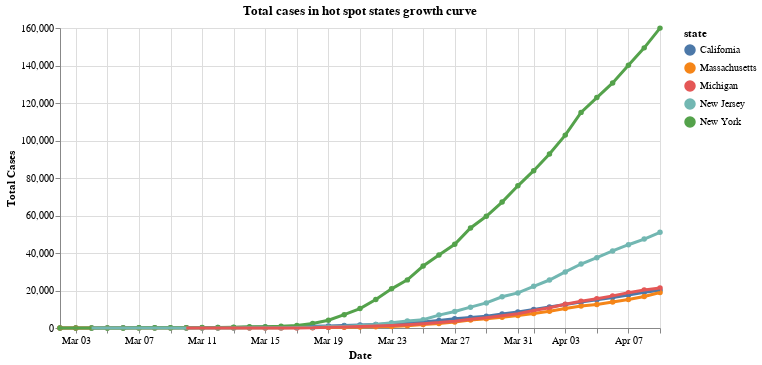

The code cell stored with this chart in its notebook:
### Markdown cell above
## 5 - Examining case growth curves in "hot spot" states
We defined 'hot spot' states as those who make up more than 4% of the country's cases on the latest date recorded

### Code cell
us_states['date'] = pd.to_datetime(us_states['date'], format="%Y/%m/%d")

recent_cases = us_states[us_states['date']>"2020-03-1"]
hotspot_threshold=total_cases*.04

states_slow_growth = recent_cases[recent_cases['date']==latest_date]
states_slow_growth = states_slow_growth[states_slow_growth['cases']<hotspot_threshold]
states_slow_growth= states_slow_growth["state"]
recent_cases_hot_spot = recent_cases[~recent_cases.state.isin(states_slow_growth)]

scales = alt.selection_interval(bind='scales')
highlight = alt.selection(type='single', on='mouseover', fields=['state'], nearest=True)

base = alt.Chart(recent_cases_hot_spot).mark_line(point=True).encode(
    y=alt.Y('cases:Q', axis=alt.Axis(title='Total Cases')),
#     x='date:T',
    x=alt.X('date:T', axis=alt.Axis(format='%b %d', title='Date')),
#     y='cases:Q',
    color='state:N',
    tooltip=['state', 'cases', 'date']
)


points = base.mark_circle().encode(
    opacity=alt.value(1)
).add_selection(
    highlight
).properties(
    width=600,
    title='Total cases in hot spot states growth curve'
)


lines = base.mark_line().encode(
    size=alt.condition(~highlight, alt.value(1.25), alt.value(3))
)

display(points + lines)

### Figure 1 — Vega-Lite specification as saved in the notebook (floating-point values rounded to 4 significant figures; data arrays with more than 128 entries replaced by an {"elided": "..."} marker saying what was removed)
{"config": {"view": {"continuousWidth": 400, "continuousHeight": 300}}, "layer": [{"mark": "circle", "encoding": {"color": {"type": "nominal", "field": "state"}, "opacity": {"value": 1}, "tooltip": [{"type": "nominal", "field": "state"}, {"type": "quantitative", "field": "cases"}, {"type": "temporal", "field": "date"}], "x": {"type": "temporal", "axis": {"format": "%b %d", "title": "Date"}, "field": "date"}, "y": {"type": "quantitative", "axis": {"title": "Total Cases"}, "field": "cases"}}, "selection": {"selector006": {"type": "single", "on": "mouseover", "fields": ["state"], "nearest": true}}, "title": "Total cases in hot spot states growth curve", "width": 600}, {"mark": "line", "encoding": {"color": {"type": "nominal", "field": "state"}, "size": {"condition": {"value": 1.25, "selection": {"not": "selector006"}}, "value": 3}, "tooltip": [{"type": "nominal", "field": "state"}, {"type": "quantitative", "field": "cases"}, {"type": "temporal", "field": "date"}], "x": {"type": "temporal", "axis": {"format": "%b %d", "title": "Date"}, "field": "date"}, "y": {"type": "quantitative", "axis": {"title": "Total Cases"}, "field": "cases"}}}], "data": {"name": "data-a6ec52acaed30076bbee339edf28f67f"}, "$schema": "https://vega.github.io/schema/vega-lite/v4.0.2.json", "datasets": {"data-a6ec52acaed30076bbee339edf28f67f": {"elided": "185 records"}}}
